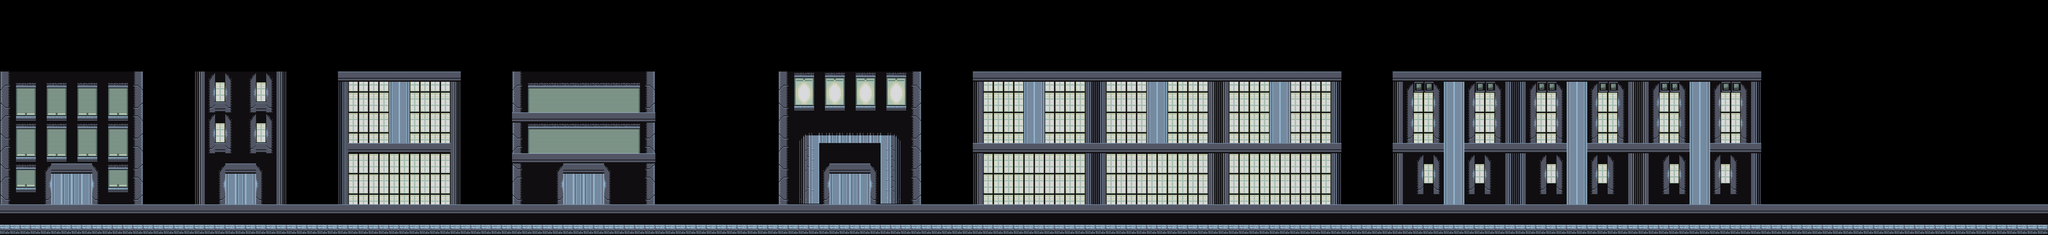

Rendered tile map (Tiled .tmx) drawn with the repository's tilesets; below, a short description and the map source with its tile grids summarised:
An orthogonal 200x23 tile map with 64x64 px tiles, 2 tile layers (Background, Front), 5 tilesets and 4 objects.

<map version="1.2" tiledversion="1.2.2" orientation="orthogonal" renderorder="right-down" width="200" height="23" tilewidth="64" tileheight="64" infinite="0" nextlayerid="11" nextobjectid="10">
 <tileset firstgid="1" name="LightGrey" tilewidth="64" tileheight="64" tilecount="130" columns="13">
  <image source="../tilesets/cd-grey-tilesheet.png" width="832" height="640" />
 </tileset>
 <tileset firstgid="131" name="Signs" tilewidth="64" tileheight="64" tilecount="64" columns="8">
  <image source="../tilesets/enviroment/cd-enviroment-tilesheet-1.png" width="512" height="512" />
 </tileset>
 <tileset firstgid="195" name="Signs2" tilewidth="64" tileheight="64" tilecount="256" columns="16">
  <image source="../tilesets/enviroment/cd-enviroment-tilesheet-2.png" width="1024" height="1024" />
 </tileset>
 <tileset firstgid="451" name="cd-menu-background" tilewidth="64" tileheight="64" tilecount="253" columns="23">
  <image source="../menu/cd-menu-background.png" width="1535" height="720" />
 </tileset>
 <tileset firstgid="704" name="FatGuy" tilewidth="212" tileheight="200" tilecount="6" columns="6">
  <image source="../Characters/FatGuy/FatGuy.png" width="1272" height="200" />
  <tile id="0">
   <animation>
    <frame tileid="0" duration="250" />
    <frame tileid="1" duration="250" />
    <frame tileid="2" duration="250" />
    <frame tileid="3" duration="250" />
    <frame tileid="4" duration="250" />
    <frame tileid="5" duration="250" />
   </animation>
  </tile>
 </tileset>
 <layer id="4" name="Background" width="200" height="23">
  <data>[4600 cells, 2355 non-empty, 63 distinct tile ids]</data>
 </layer>
 <layer id="8" name="Front" width="200" height="23">
  <data>[4600 cells, 10 non-empty, 1 distinct tile ids]</data>
 </layer>
 <objectgroup id="6" name="Floor">
  <object id="1" x="0" y="1408" width="12800" height="64" />
  <object id="4" x="1344" y="1024" width="320" height="64" />
  <object id="7" x="2176" y="896" width="640" height="64" />
  <object id="8" x="3200" y="960" width="896" height="64" />
 </objectgroup>
</map>
